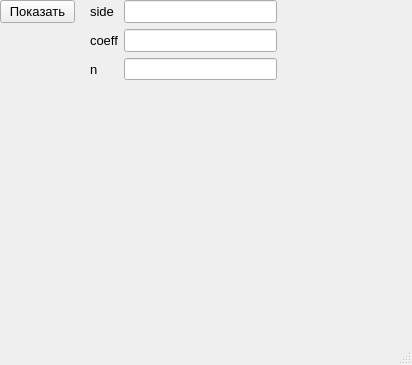
<?xml version="1.0" encoding="UTF-8"?>
<ui version="4.0">
 <class>MainWindow</class>
 <widget class="QMainWindow" name="MainWindow">
  <property name="geometry">
   <rect>
    <x>0</x>
    <y>0</y>
    <width>412</width>
    <height>365</height>
   </rect>
  </property>
  <property name="font">
   <font>
    <pointsize>10</pointsize>
   </font>
  </property>
  <property name="windowTitle">
   <string>MainWindow</string>
  </property>
  <widget class="QWidget" name="centralwidget">
   <widget class="QPushButton" name="res">
    <property name="geometry">
     <rect>
      <x>0</x>
      <y>0</y>
      <width>75</width>
      <height>23</height>
     </rect>
    </property>
    <property name="text">
     <string>Показать</string>
    </property>
   </widget>
   <widget class="QWidget" name="gridLayoutWidget">
    <property name="geometry">
     <rect>
      <x>90</x>
      <y>0</y>
      <width>187</width>
      <height>80</height>
     </rect>
    </property>
    <layout class="QGridLayout" name="gridLayout">
     <item row="0" column="0">
      <widget class="QLabel" name="label">
       <property name="text">
        <string>side</string>
       </property>
      </widget>
     </item>
     <item row="0" column="2">
      <widget class="QLineEdit" name="side"/>
     </item>
     <item row="2" column="0">
      <widget class="QLabel" name="label_3">
       <property name="text">
        <string>n</string>
       </property>
      </widget>
     </item>
     <item row="1" column="2">
      <widget class="QLineEdit" name="coeff"/>
     </item>
     <item row="2" column="2">
      <widget class="QLineEdit" name="n"/>
     </item>
     <item row="1" column="0">
      <widget class="QLabel" name="label_2">
       <property name="text">
        <string>coeff</string>
       </property>
      </widget>
     </item>
    </layout>
   </widget>
  </widget>
  <widget class="QMenuBar" name="menubar">
   <property name="geometry">
    <rect>
     <x>0</x>
     <y>0</y>
     <width>412</width>
     <height>23</height>
    </rect>
   </property>
  </widget>
  <widget class="QStatusBar" name="statusbar"/>
 </widget>
 <resources/>
 <connections/>
</ui>
